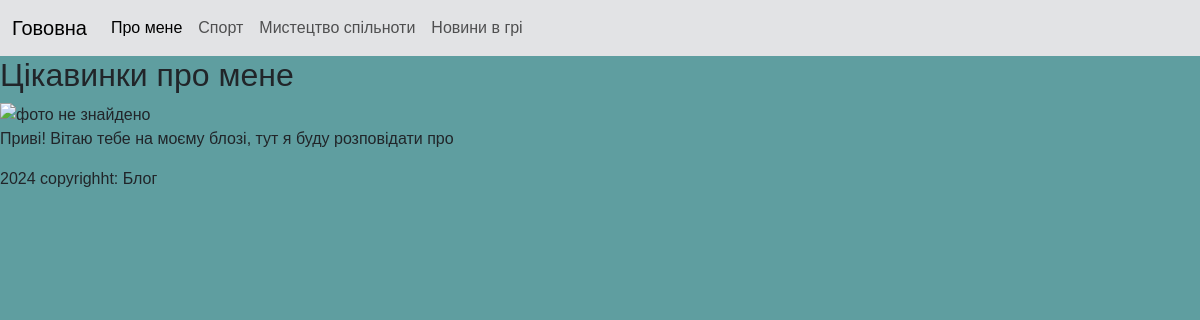
Before: /about with the older database file.
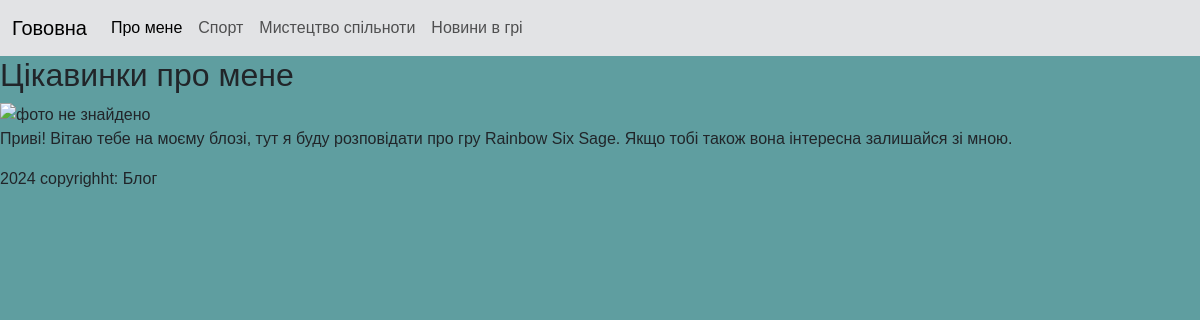
After: the same page with the newer database file.
### tables this page shows
CREATE TABLE user(
	user_id INTEGER PRIMARY KEY AUTOINCREMENT,
	name TEXT,
	image TEXT,
	login TEXT,
	password TEXT,
	description_short TEXT,
	description TEXT
);

### main.py (the view)
@app.route("/about")
def about():
    user = db.getUser()
    print(user)
    return render_template("about.html", user=user)

### db_scripts.py (called while the page is built)
def open():
    global connection, cursor
    connection = sqlite3.connect(db_name)
    cursor = connection.cursor()

def close():
    cursor.close()
    connection.close()

def getUser():
    open()
    cursor.execute('''SELECT * FROM user''')
    user = cursor.fetchone()
    close()
    return user

### templates/about.html
{%extends "index.html" %}
{%block content%}
<h2>Цікавинки про мене</h2>
<img src="..." alt="фото не знайдено" width="500px" height="500px">
<p>
    {{user[6]}}
</p>
{%endblock%}

### templates/index.html (shortened to what this page needs)
<!DOCTYPE html>
<html lang="en">
<head>
    <link href="https://cdn.jsdelivr.net/npm/bootstrap@5.3.3/dist/css/bootstrap.min.css" rel="stylesheet">
    <link rel="stylesheet" href="/static/style.css">
</head>
<body>
    {% include "menu.html" %}
    <main>
        {%block content%}
        {%endblock%}
    </main>
    {% include "footer.html" %}
</body>
</html>

### templates/menu.html (shortened to what this page needs)
<header>
    <nav class="navbar navbar-expand-lg bg-secondary-subtle">
        <div class="container-fluid">
          <a class="navbar-brand" href="/">Гововна</a>
            <div class="collapse navbar-collapse" id="navbarSupportedContent">
                <ul class="navbar-nav me-auto mb-2 mb-lg-0">
                    <li class="nav-item">
                        <a class="nav-link active" aria-current="page" href="/about">Про мене</a>
                    </li>
                    <li class="nav-item">
                        <a class="nav-link" href="/post/category/sport">Спорт</a>
                    </li>
                    <li class="nav-item">
                        <a class="nav-link" href="/post/category/art">Мистецтво спільноти</a>
                    </li>
                    <li class="nav-item">
                        <a class="nav-link" href="/post/category/games-news">Новини в грі</a>
                    </li>
</ul>
      </div>
    </div>
  </nav>
</header>

### templates/footer.html
<footer>
    <p>
        2024 copyrighht: <d>Блог</d>
    </p>
</footer>

### static/style.css (style rules this page uses)
body { background-color: cadetblue ; font-family: sans-serif; }

Changed rows visible on the page:
changed user: description "Приві! Вітаю тебе на моєму блозі, тут я буду розповідати про" → "Приві! Вітаю тебе на моєму блозі, тут я буду розповідати про гру Rainbow Six Sage. Якщо тобі також вона інтересна залишайся зі мною."
